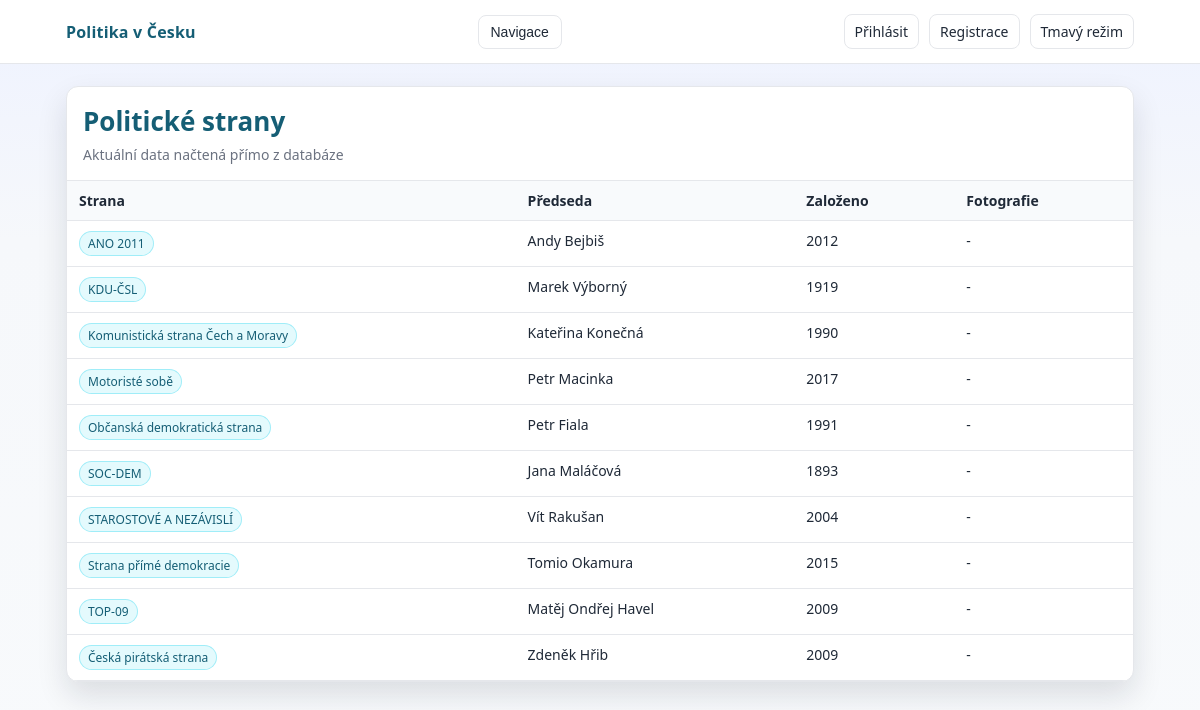
Before: / with the older database file.
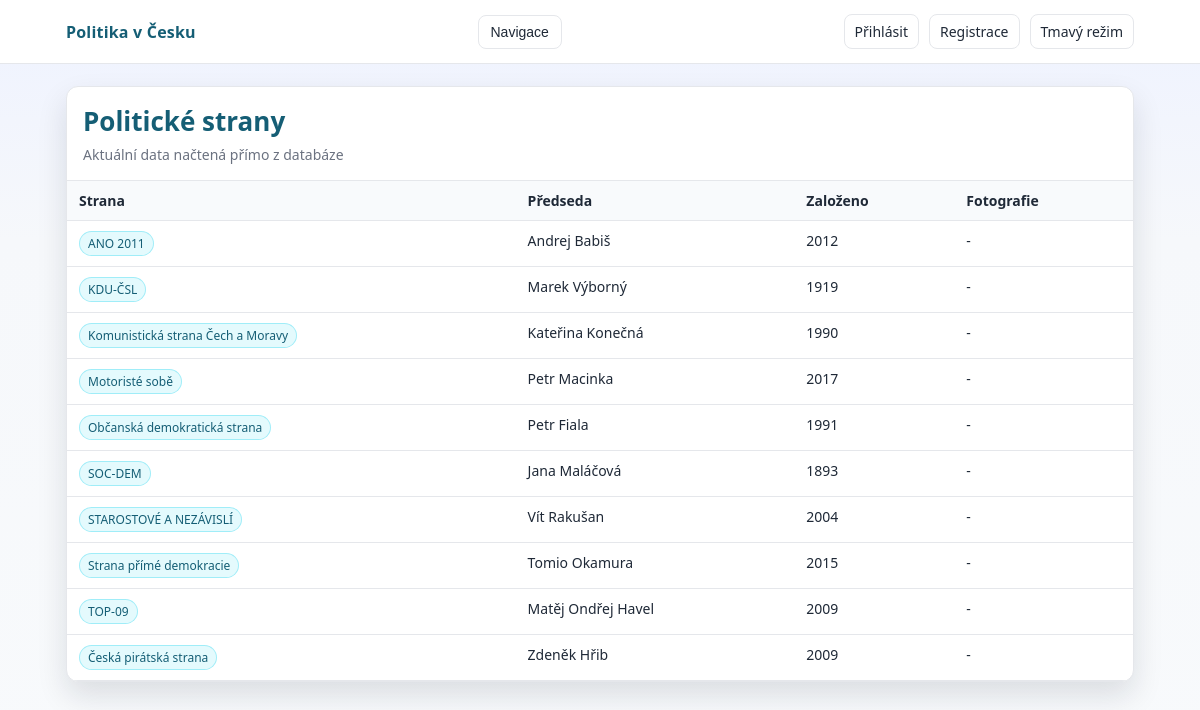
After: the same page with the newer database file.
### politicians/models.py (models this page shows, shortened)
class Party(models.Model):
    name = models.CharField(max_length=50)
    founding = models.IntegerField(validators=[validate_founding_year])
    leader = models.CharField(max_length=75)
    photo = models.BinaryField(blank=True, null=True)
    photo_file = models.ImageField(upload_to='photos/parties/', blank=True, null=True)
    class Meta:
        db_table = 'party'
        verbose_name = 'strana'
        verbose_name_plural = 'strany'

### politicians/views.py (the view)
# urls.py: path('', views.parties_page, name='parties'),
def parties_page(request):
    parties = (
        Party.objects.prefetch_related(
            Prefetch(
                'politicsparty_set',
                queryset=PoliticsParty.objects.select_related('politician').order_by(
                    'politician__surname',
                    'politician__name',
                    'start_of_membership',
                ),
            )
        )
        .all()
        .order_by('name')
    )
    context = {
        'page_title': 'Politické strany',
        'parties': parties,
    }
    return render(request, 'politicians/parties.html', context)

### politicians/models.py (called while the page is built)
    def __str__(self):
        return f"{self.name} {self.surname}"

### politicians/templates/politicians/parties.html (shortened to what this page needs)
{% extends 'politicians/base.html' %}
{% block content %}
<div class="table-wrap">
    <table>
        <thead>
            <tr>
                <th>Strana</th>
                <th>Předseda</th>
                <th>Založeno</th>
                <th>Fotografie</th>
            </tr>
        </thead>
        <tbody>
            {% for party in parties %}
            <tr>
                <td>
                    <button type="button" class="party-link" data-party-name="{{ party.name }}" data-template-id="party-members-{{ party.pk }}">
                        <span class="pill">{{ party.name }}</span>
                    </button>
                </td>
                <td>{{ party.leader }}</td>
                <td>{{ party.founding }}</td>
                <td>
                    {% if party.photo_file %}
                        <img class="thumb zoomable-photo" src="{{ party.photo_file.url }}" data-fullsrc="{{ party.photo_file.url }}" alt="{{ party.name }}">
                    {% else %}
                        -
                    {% endif %}
                </td>
            </tr>
            {% empty %}
            <tr>
                <td colspan="6" class="empty">Žádné politické strany nebyly nalezeny.</td>
            </tr>
            {% endfor %}
        </tbody>
    </table>
</div>
{% endblock %}

Changed rows visible on the page:
changed Party: leader "Andy Bejbiš" → "Andrej Babiš"
